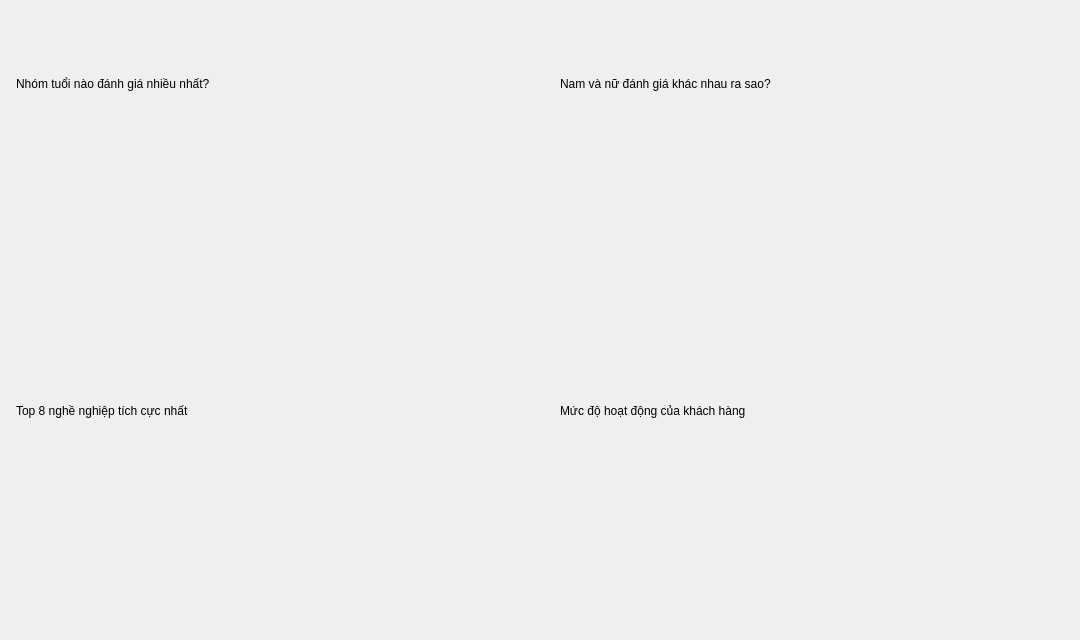
                <widget class="QWidget" name="scrollAreaCustomersContents">
                 <property name="geometry">
                  <rect>
                   <x>0</x>
                   <y>0</y>
                   <width>1080</width>
                   <height>640</height>
                  </rect>
                 </property>
                 <layout class="QGridLayout" name="gridLayoutCustomers">
                  <property name="spacing">
                   <number>14</number>
                  </property>
                  <property name="leftMargin">
                   <number>0</number>
                  </property>
                  <property name="topMargin">
                   <number>0</number>
                  </property>
                  <property name="rightMargin">
                   <number>6</number>
                  </property>
                  <property name="bottomMargin">
                   <number>0</number>
                  </property>
                  <item row="0" column="0">
                   <widget class="QFrame" name="frameChartAge">
                    <property name="card" stdset="0">
                     <bool>true</bool>
                    </property>
                    <layout class="QVBoxLayout" name="verticalLayoutChartAge" stretch="0,0,1">
                     <property name="spacing">
                      <number>4</number>
                     </property>
                     <property name="leftMargin">
                      <number>16</number>
                     </property>
                     <property name="topMargin">
                      <number>12</number>
                     </property>
                     <property name="rightMargin">
                      <number>16</number>
                     </property>
                     <property name="bottomMargin">
                      <number>10</number>
                     </property>
                     <item>
                      <widget class="QLabel" name="labelTitleAge">
                       <property name="text">
                        <string>Nhóm tuổi nào đánh giá nhiều nhất?</string>
                       </property>
                       <property name="role" stdset="0">
                        <string notr="true">cardTitle</string>
                       </property>
                      </widget>
                     </item>
                     <item>
                      <widget class="QLabel" name="labelInsightAge">
                       <property name="text">
                        <string />
                       </property>
                       <property name="role" stdset="0">
                        <string notr="true">insight</string>
                       </property>
                       <property name="wordWrap">
                        <bool>true</bool>
                       </property>
                       <property name="textFormat">
                        <enum>Qt::RichText</enum>
                       </property>
                      </widget>
                     </item>
                     <item>
                      <layout class="QVBoxLayout" name="verticalLayoutPlotAge">
                       <property name="leftMargin">
                        <number>0</number>
                       </property>
                       <property name="topMargin">
                        <number>0</number>
                       </property>
                       <property name="rightMargin">
                        <number>0</number>
                       </property>
                       <property name="bottomMargin">
                        <number>0</number>
                       </property>
                      </layout>
                     </item>
                    </layout>
                   </widget>
                  </item>
                  <item row="0" column="1">
                   <widget class="QFrame" name="frameChartGender">
                    <property name="card" stdset="0">
                     <bool>true</bool>
                    </property>
                    <layout class="QVBoxLayout" name="verticalLayoutChartGender" stretch="0,0,1">
                     <property name="spacing">
                      <number>4</number>
                     </property>
                     <property name="leftMargin">
                      <number>16</number>
                     </property>
                     <property name="topMargin">
                      <number>12</number>
                     </property>
                     <property name="rightMargin">
                      <number>16</number>
                     </property>
                     <property name="bottomMargin">
                      <number>10</number>
                     </property>
                     <item>
                      <widget class="QLabel" name="labelTitleGender">
                       <property name="text">
                        <string>Nam và nữ đánh giá khác nhau ra sao?</string>
                       </property>
                       <property name="role" stdset="0">
                        <string notr="true">cardTitle</string>
                       </property>
                      </widget>
                     </item>
                     <item>
                      <widget class="QLabel" name="labelInsightGender">
                       <property name="text">
                        <string />
                       </property>
                       <property name="role" stdset="0">
                        <string notr="true">insight</string>
                       </property>
                       <property name="wordWrap">
                        <bool>true</bool>
                       </property>
                       <property name="textFormat">
                        <enum>Qt::RichText</enum>
                       </property>
                      </widget>
                     </item>
                     <item>
                      <layout class="QVBoxLayout" name="verticalLayoutPlotGender">
                       <property name="leftMargin">
                        <number>0</number>
                       </property>
                       <property name="topMargin">
                        <number>0</number>
                       </property>
                       <property name="rightMargin">
                        <number>0</number>
                       </property>
                       <property name="bottomMargin">
                        <number>0</number>
                       </property>
                      </layout>
                     </item>
                    </layout>
                   </widget>
                  </item>
                  <item row="1" column="0">
                   <widget class="QFrame" name="frameChartOccupation">
                    <property name="card" stdset="0">
                     <bool>true</bool>
                    </property>
                    <layout class="QVBoxLayout" name="verticalLayoutChartOccupation" stretch="0,0,1">
                     <property name="spacing">
                      <number>4</number>
                     </property>
                     <property name="leftMargin">
                      <number>16</number>
                     </property>
                     <property name="topMargin">
                      <number>12</number>
                     </property>
                     <property name="rightMargin">
                      <number>16</number>
                     </property>
                     <property name="bottomMargin">
                      <number>10</number>
                     </property>
                     <item>
                      <widget class="QLabel" name="labelTitleOccupation">
                       <property name="text">
                        <string>Top 8 nghề nghiệp tích cực nhất</string>
                       </property>
                       <property name="role" stdset="0">
                        <string notr="true">cardTitle</string>
                       </property>
                      </widget>
                     </item>
                     <item>
                      <widget class="QLabel" name="labelInsightOccupation">
                       <property name="text">
                        <string />
                       </property>
                       <property name="role" stdset="0">
                        <string notr="true">insight</string>
                       </property>
                       <property name="wordWrap">
                        <bool>true</bool>
                       </property>
                       <property name="textFormat">
                        <enum>Qt::RichText</enum>
                       </property>
                      </widget>
                     </item>
                     <item>
                      <layout class="QVBoxLayout" name="verticalLayoutPlotOccupation">
                       <property name="leftMargin">
                        <number>0</number>
                       </property>
                       <property name="topMargin">
                        <number>0</number>
                       </property>
                       <property name="rightMargin">
                        <number>0</number>
                       </property>
                       <property name="bottomMargin">
                        <number>0</number>
                       </property>
                      </layout>
                     </item>
                    </layout>
                   </widget>
                  </item>
                  <item row="1" column="1">
                   <widget class="QFrame" name="frameChartUserActivity">
                    <property name="card" stdset="0">
                     <bool>true</bool>
                    </property>
                    <layout class="QVBoxLayout" name="verticalLayoutChartUserActivity" stretch="0,0,1">
                     <property name="spacing">
                      <number>4</number>
                     </property>
                     <property name="leftMargin">
                      <number>16</number>
                     </property>
                     <property name="topMargin">
                      <number>12</number>
                     </property>
                     <property name="rightMargin">
                      <number>16</number>
                     </property>
                     <property name="bottomMargin">
                      <number>10</number>
                     </property>
                     <item>
                      <widget class="QLabel" name="labelTitleUserActivity">
                       <property name="text">
                        <string>Mức độ hoạt động của khách hàng</string>
                       </property>
                       <property name="role" stdset="0">
                        <string notr="true">cardTitle</string>
                       </property>
                      </widget>
                     </item>
                     <item>
                      <widget class="QLabel" name="labelInsightUserActivity">
                       <property name="text">
                        <string />
                       </property>
                       <property name="role" stdset="0">
                        <string notr="true">insight</string>
                       </property>
                       <property name="wordWrap">
                        <bool>true</bool>
                       </property>
                       <property name="textFormat">
                        <enum>Qt::RichText</enum>
                       </property>
                      </widget>
                     </item>
                     <item>
                      <layout class="QVBoxLayout" name="verticalLayoutPlotUserActivity">
                       <property name="leftMargin">
                        <number>0</number>
                       </property>
                       <property name="topMargin">
                        <number>0</number>
                       </property>
                       <property name="rightMargin">
                        <number>0</number>
                       </property>
                       <property name="bottomMargin">
                        <number>0</number>
                       </property>
                      </layout>
                     </item>
                    </layout>
                   </widget>
                  </item>
                 </layout>
                </widget>
